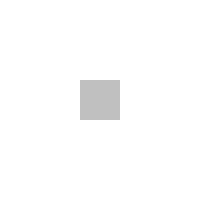
Frame 1 (no input)
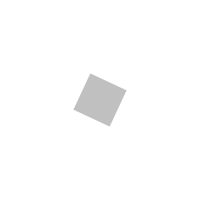
Frame 60 (the mouse pressed at the canvas centre just before this capture)
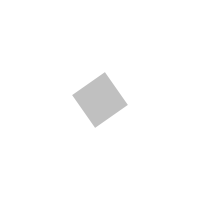
Frame 120 (the mouse held since frame 60 and released just before this capture)

The Processing sketch that drew these frames (run headless with seeded random() and noise(); from frame 60 on, the mouse is pressed at the canvas centre):

// Processing sketch: RotatingRect1
// ── RotatingRect1.pde
float rectWidth = 40;
float rectHeight = 40;
int angle = 0;

void setup() {
  size(200, 200);
}

void draw() {
  background(255);
  smooth();
  fill(192);
  noStroke();
  
  pushMatrix();
  
  // move the origin to the pivot point
  translate(width / 2, height / 2); 

  // then pivot the grid
  rotate(radians(angle));
  angle += 5;
  
  rect(0 - rectWidth/2, 0 - rectHeight/2, rectWidth, rectHeight);
  
  // and draw the square at the origin
  fill(0);

  popMatrix();
}
